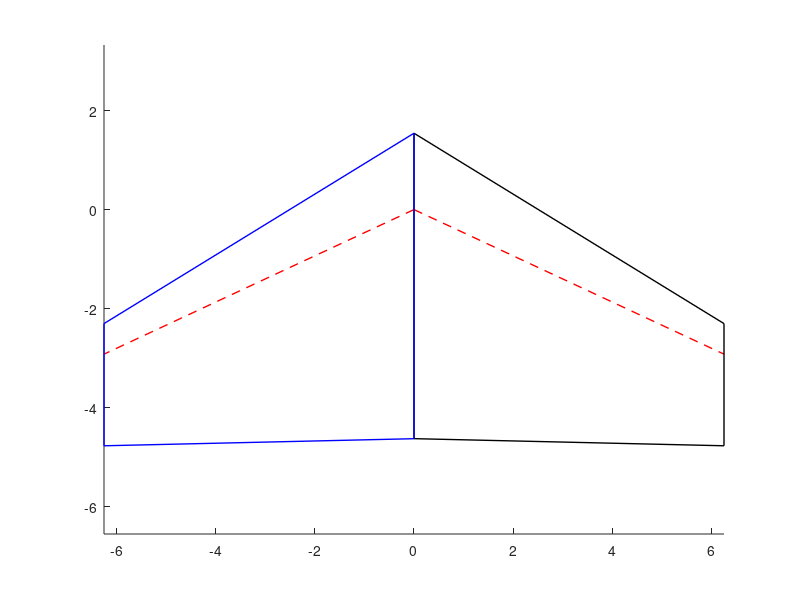
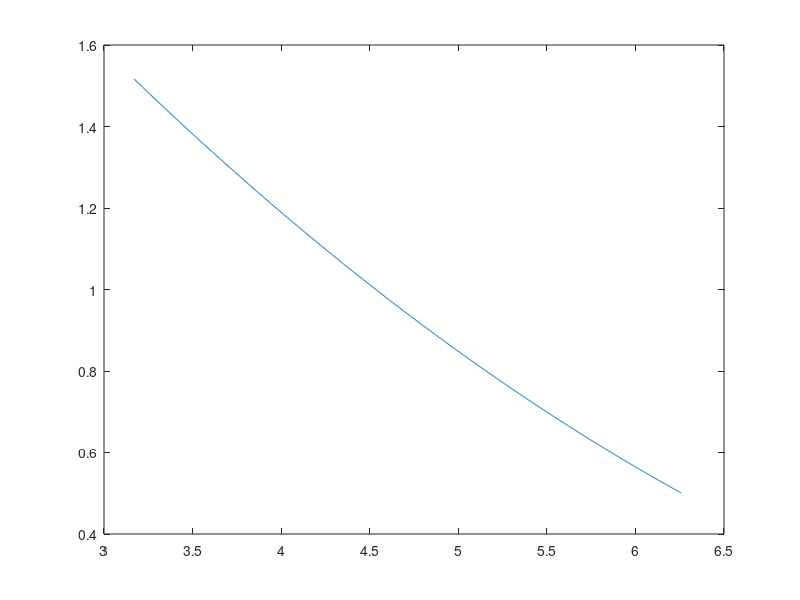

MATLAB code to generate these figures, in order:
clear
clf
clc

% parameters
area = 54.02; % m^2
wing_span = 6.258 * 2; % m
taper_ratio = 0.4;
quarter_chord_sweep = 25; % degrees
trailing_edge_kink = 0; % fraction of wing span
area_ratio = 0.0823; % cross-sectional area as a proportion of c^2

% simple design
total_chord = 1 + 1 / taper_ratio;
tip_chord = 2 * area / (wing_span * total_chord);
root_chord = tip_chord / taper_ratio;
qcy = -wing_span / 2 * tand(quarter_chord_sweep);
le_tip = qcy + tip_chord / 4;
te_tip = qcy - 3 * tip_chord / 4;
le_root = root_chord / 4;
te_root = -3 * root_chord / 4;

% draw the wing
figure
clf
hold on
plot([0, wing_span / 2], [0, qcy], 'r--', 'LineWidth', 1)
plot([0, wing_span / 2], [le_root, le_tip], 'k-', 'LineWidth', 1)
plot([0, wing_span / 2], [te_root, te_tip], 'k-', 'LineWidth', 1)
plot([0, 0], [le_root, te_root], 'k-', 'LineWidth', 1)
plot([wing_span / 2, wing_span / 2], [le_tip, te_tip], 'k-', 'LineWidth', 1)
axis equal

% wing with trailing edge kink
kink_span = wing_span / 2 * trailing_edge_kink;
% recalculate the wing iteratively
A_tot = 0; % initialize the total area to a value larger than the target area
tip_chord2 = tip_chord;
root_chord2 = root_chord;

% iterative loop
while A_tot < area/2
    A_le = wing_span / 16 * (tip_chord2 + root_chord2);
    A_inner = kink_span / 2 * (3/2 * root_chord2 - kink_span * tand(quarter_chord_sweep));
    A_outer = (wing_span / 2 - kink_span)/2 * (3/4 * root_chord2 - kink_span * tand(quarter_chord_sweep) + 3/4 * tip_chord2);
    A_tot = A_le + A_inner + A_outer;
    root_chord2 = root_chord2 + 1e-3;
    tip_chord2 = root_chord2 * taper_ratio;
end

qcy = -wing_span / 2 * tand(quarter_chord_sweep);
le_tip = qcy + tip_chord2 / 4;
te_tip = qcy - 3 * tip_chord2 / 4;
le_root = root_chord2 / 4;
te_root = -3 * root_chord2 / 4;

% draw the wing
hold on
plot([0, -wing_span / 2], [0, qcy], 'r--', 'LineWidth', 1)
plot([0, -wing_span / 2], [le_root, le_tip], 'b-', 'LineWidth', 1)
plot([0, -kink_span], [te_root, te_root], 'b-', 'LineWidth', 1)
plot([-kink_span, -wing_span / 2], [te_root, te_tip], 'b-', 'LineWidth', 1)
plot([0, 0], [le_root, te_root], 'b-', 'LineWidth', 1)
plot([-wing_span / 2, -wing_span / 2], [le_tip, te_tip], 'b-', 'LineWidth', 1)
axis equal

figure
x = linspace(3.17, wing_span/2, 1000);
% get leading edge coordinates
le = le_root + (le_tip - le_root) .* x ./ (wing_span / 2);
te1 = te_root + (te_root - te_tip) .* (kink_span - x) ./ ((wing_span / 2) - kink_span);
te = min(te_root, te1);
chord = le - te;
csa = chord .^ 2 * area_ratio;
plot(x, csa)
wing_vol = trapz(x, csa);
